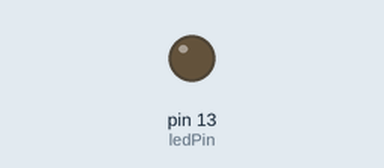
This sketch was run on a simulated Arduino Uno, built with avr-gcc and run on an emulated ATmega328P. On the bench: output pins drawn as LEDs (lit = HIGH). What the sketch prints to the serial monitor is not drawn.

Above: at 0.7 s.
At 5.2 s:
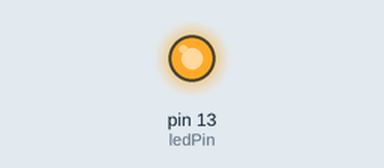
Timing chart, 0 to 6.9 s (numbered marks = the images above):
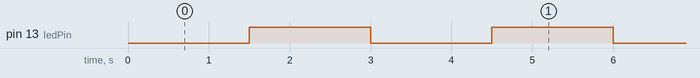

Measured:
- by itself, pin 13 (ledPin): alternates HIGH for 1.5 s and LOW for 1.5 s

The sketch:

CANSAT_UART_Arduino.ino
```cpp
// this sample code provided by www.programmingboss.com

int ledPin=13;
bool estado=LOW;

void setup() {
  Serial.begin(9600);
  pinMode(ledPin,OUTPUT);
}
void loop() {
  Serial.write(estado);
  delay(1500);
  estado = !estado;
  digitalWrite(ledPin,estado);
  Serial.flush();
}
```
